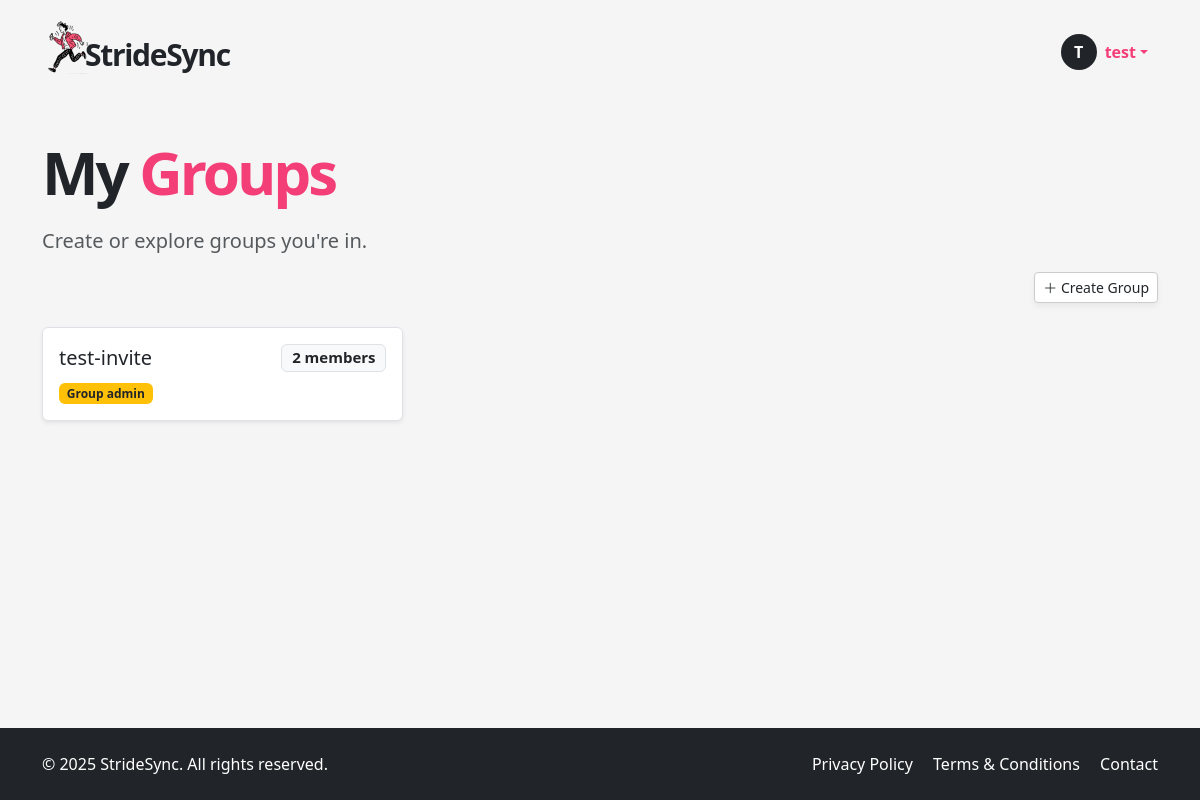
Page /my-groups (signed in) on the committed database.
### app/models.py (models this page shows, shortened)
class User(UserMixin, db.Model):
    __tablename__ = "users"
    id = sa.Column(sa.Integer, primary_key=True)
    email = sa.Column(sa.String(120), unique=True, nullable=False, index=True)
    password_hash = sa.Column(sa.String(256))
    username = sa.Column(sa.String(64), unique=True, nullable=False, index=True)
    role = sa.Column(sa.Enum(UserRole), default=UserRole.USER, nullable=False)
    is_verified = sa.Column(sa.Boolean, default=False)
    verification_token = sa.Column(sa.String(128), nullable=False, default=lambda: secrets.token_urlsafe(32))
    unit_preference = Column(String(2), default='km')  # 'km' or 'mi'
    notify_group_activity = Column(Boolean, default=True)
    is_public_profile = Column(Boolean, default=False)
    reset_token = db.Column(db.String, nullable=True)
    reset_token_expiry = db.Column(db.DateTime, nullable=True)
    runs = so.relationship("Run", back_populates="user", cascade="all, delete-orphan")
    groups = so.relationship("Group", secondary=user_groups, back_populates="members")
    admin_of_groups = so.relationship("Group", secondary=group_admins, back_populates="admins")

class Group(db.Model):
    __tablename__ = "groups"
    id = sa.Column(sa.Integer, primary_key=True)
    name = sa.Column(sa.String(100), unique=True, nullable=False)
    description = sa.Column(sa.Text)
    members = so.relationship("User", secondary=user_groups, back_populates="groups")
    admins = so.relationship("User", secondary=group_admins, back_populates="admin_of_groups")
    runs = so.relationship("Run", secondary=run_groups, back_populates="groups")
    invites = so.relationship("GroupInvite", back_populates="group", cascade="all, delete-orphan")

### app/routes.py (the view)
@app.route('/my-groups')
@login_required
def my_groups():
    sorted_groups = sorted(current_user.groups, key=lambda g: g.id, reverse=True)
    pending_invites = db.session.scalars(
        sa.select(GroupInvite).where(GroupInvite.email == current_user.email)
    ).all()
    create_group_form = CreateGroupForm()
    dummy_form = DummyForm()
    return render_template(
        "my_groups.html",
        groups=sorted_groups,
        pending_invites=pending_invites,
        create_group_form=create_group_form,
        dummy_form=dummy_form
    )

### app/models.py (called while the page is built)
@login.user_loader
def load_user(id):
    return db.session.get(User, int(id))

### app/templates/my_groups.html (shortened to what this page needs)
{% extends "base.html" %}
{% block content %}
<section class="py-5">
  <div class="container">
    <h1 class="display-4 fw-bold mb-4 hero-title">My <span>Groups</span></h1>
    <p class="lead text-muted">Create or explore groups you're in.</p>
    <div class="d-flex justify-content-end mb-4">
      <button class="btn btn-soft btn-sm" data-bs-toggle="modal" data-bs-target="#createGroupModal">
        <i class="bi bi-plus-lg"></i> Create Group
      </button>
    </div>
    {% if groups %}
    <div class="row g-3">
      {% for group in groups %}
      <div class="col-md-4">
        <div class="border rounded p-3 bg-white h-100 shadow-sm position-relative">
          <h5 class="mb-1 d-flex justify-content-between align-items-center">
            {{ group.name }}
            <span class="badge bg-light text-dark border">
              {{ group.members|length }} member{{ 's' if group.members|length != 1 else '' }}
            </span>
          </h5>
          {% if group in current_user.admin_of_groups %}
            <span class="badge bg-warning text-dark">Group admin</span>
          {% endif %}
        </div>
      </div>
      {% endfor %}
    </div>
    {% else %}
      <p class="text-muted">You're not in any groups yet.</p>
    {% endif %}
  </div>
</section>
{% endblock %}

### app/templates/base.html (shortened to what this page needs)
<!DOCTYPE html>
<html lang="en">
<head>
  <link href="https://cdn.jsdelivr.net/npm/bootstrap@5.3.6/dist/css/bootstrap.min.css" rel="stylesheet">
  <link href="https://cdn.jsdelivr.net/npm/bootstrap-icons@1.10.5/font/bootstrap-icons.css" rel="stylesheet">
  <link rel="stylesheet" href="{{ url_for('static', filename='style.css') }}">
</head>
<body>
  <header>
    <nav class="navbar">
      <div class="container d-flex justify-content-between align-items-center py-2">
        <a href="/index" class="text-decoration-none logo-container d-flex align-items-center">
          <img src="{{ url_for('static', filename='img/icon.png') }}" width="50px" style="margin-right: -15px !important;" alt="StrideSync logo">
          <p class="logo mb-0 ms-2">StrideSync</p>
        </a>
        <ul class="navbar-nav flex-row align-items-center mb-0 menubox">
          {% if current_user.is_anonymous %}
            <li class="nav-item">
              <a class="btn btn-dark px-4" href="{{ url_for('login') }}">LOGIN</a>
            </li>
          {% else %}
            <li class="nav-item dropdown">
              <a class="nav-link dropdown-toggle d-flex align-items-center" href="#" id="userDropdown" role="button" data-bs-toggle="dropdown" aria-expanded="false">
                <div class="avatar-circle bg-dark text-white rounded-circle d-flex justify-content-center align-items-center me-2" style="width: 36px; height: 36px; font-weight: bold;">
                  {{ current_user.username[0]|upper }}
                </div>
                <span class="fw-semibold text-truncate d-inline-block username-truncate" title="{{ current_user.username }}">
                  {{ current_user.username }}
                </span>
              </a>
            </li>
          {% endif %}
        </ul>
      </div>
    </nav>
  </header>
  <main>
    {% block content %}{% endblock %}
  </main>
  <footer class="bg-dark text-white py-4">
    <div class="container d-flex flex-column flex-md-row justify-content-between align-items-center">
      <div class="mb-2 mb-md-0">
        &copy; 2025 StrideSync. All rights reserved.
      </div>
      <div>
        <a href="/privacy" class="text-white text-decoration-none me-3">Privacy Policy</a>
        <a href="/terms" class="text-white text-decoration-none me-3">Terms & Conditions</a>
        <a href="/contact" class="text-white text-decoration-none">Contact</a>
      </div>
    </div>
  </footer>
</body>
</html>

### app/static/style.css (style rules this page uses)
html, body { height: 100%; margin: 0; display: flex; flex-direction: column; scroll-behavior: smooth; }
body { background-color: #f5f5f5; }
main { flex: 1; }
a { color: #f33e78; }
.logo { font-size: 30px; font-weight: 700; letter-spacing: -1.3px; margin-top: 15px; }
.logo-container { color: unset; }
.hero-title { font-weight: 900 !important; font-size: 60px; letter-spacing: -3px; line-height: 60px; }
.hero-title span { color: #f33e78; }
.btn-soft, .btn-soft-white { background: white; border: 1px solid #ccc; box-shadow: 0 4px 6px rgba(0,0,0,0.05); }
.nav-link { color: #f33e78 !important; }
.menubox { margin-top: 10px; margin-right: 10px; }
footer { background-color: #333; }
.bg-white { background-color: #ffffff !important; }
.username-truncate { max-width: 100px; overflow: hidden; text-overflow: ellipsis; white-space: nowrap; vertical-align: middle; }

### rows in the picture
User: username "T", username "test"
Group: name "test-invite", members|length "2", members "s"
